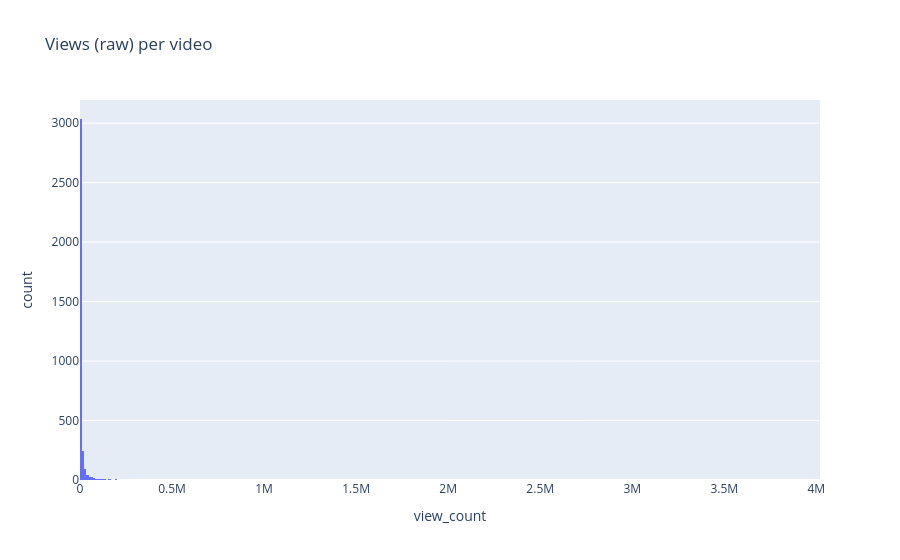

This figure's notebook cell:
### Code cell
fig = px.histogram(
    df, x='view_count',
    title="Views (raw) per video"
    )
fig.show()

### Figure 1 — Plotly figure (JSON) as saved in the notebook; plotly's stock layout.template omitted (floating-point values rounded to 4 significant figures; data arrays with more than 128 entries replaced by an {"elided": "..."} marker saying what was removed)
{"data": [{"bingroup": "x", "hovertemplate": "view_count=%{x}<br>count=%{y}<extra></extra>", "legendgroup": "", "marker": {"color": "#636efa", "pattern": {"shape": ""}}, "name": "", "orientation": "v", "showlegend": false, "type": "histogram", "x": {"elided": "3648 int values"}, "xaxis": "x", "yaxis": "y"}], "layout": {"barmode": "relative", "legend": {"tracegroupgap": 0}, "title": {"text": "Views (raw) per video"}, "xaxis": {"anchor": "y", "domain": [0, 1], "title": {"text": "view_count"}}, "yaxis": {"anchor": "x", "domain": [0, 1], "title": {"text": "count"}}}}
